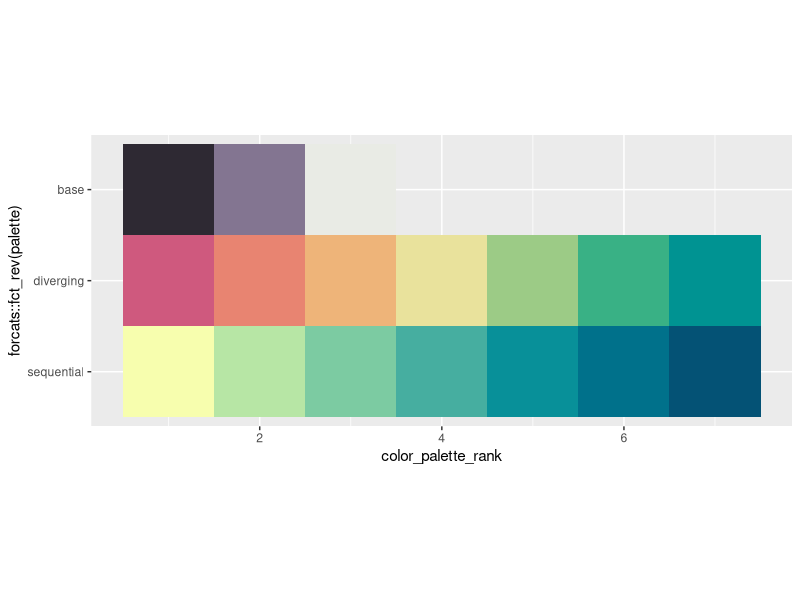

This figure's R source:
library(ggplot2)

tibble::tribble(
  ~color, ~palette,
  "#2e2933", "base",
  "#837591", "base",
  "#e9ebe5", "base",
  "#cf597e", "diverging",
  "#e88471", "diverging",
  "#eeb479", "diverging",
  "#e9e29c", "diverging",
  "#9ccb86", "diverging",
  "#39b185", "diverging",
  "#009392", "diverging",
  "#f7feae", "sequential",
  "#b7e6a5", "sequential",
  "#7ccba2", "sequential",
  "#46aea0", "sequential",
  "#089099", "sequential",
  "#00718b", "sequential",
  "#045275", "sequential",
) |>
  dplyr::mutate(
    color_palette_rank = dplyr::row_number(), .by=palette
  ) |>
  ggplot(aes(x=color_palette_rank, y=forcats::fct_rev(palette), fill=color)) +
  geom_tile(width=1) +
  scale_fill_identity() +
  coord_equal()
